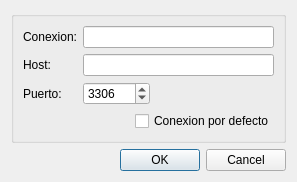
<?xml version="1.0" encoding="UTF-8"?>
<ui version="4.0">
 <class>ConexionDialog</class>
 <widget class="QDialog" name="ConexionDialog">
  <property name="geometry">
   <rect>
    <x>0</x>
    <y>0</y>
    <width>297</width>
    <height>174</height>
   </rect>
  </property>
  <property name="windowTitle">
   <string>Nueva conexion</string>
  </property>
  <property name="windowIcon">
   <iconset resource="myResources.qrc">
    <normaloff>:/iconos/LogDialog/servidor</normaloff>:/iconos/LogDialog/servidor</iconset>
  </property>
  <layout class="QVBoxLayout" name="verticalLayout_2">
   <item>
    <widget class="QGroupBox" name="groupBox">
     <property name="title">
      <string/>
     </property>
     <layout class="QVBoxLayout" name="verticalLayout">
      <item>
       <layout class="QGridLayout" name="gridLayout">
        <item row="0" column="0">
         <widget class="QLabel" name="label">
          <property name="sizePolicy">
           <sizepolicy hsizetype="Minimum" vsizetype="Preferred">
            <horstretch>0</horstretch>
            <verstretch>0</verstretch>
           </sizepolicy>
          </property>
          <property name="minimumSize">
           <size>
            <width>0</width>
            <height>0</height>
           </size>
          </property>
          <property name="text">
           <string>Conexion:</string>
          </property>
         </widget>
        </item>
        <item row="0" column="1" colspan="2">
         <widget class="QLineEdit" name="conexionLine"/>
        </item>
        <item row="1" column="0">
         <widget class="QLabel" name="label_2">
          <property name="maximumSize">
           <size>
            <width>45</width>
            <height>16777215</height>
           </size>
          </property>
          <property name="text">
           <string>Host:</string>
          </property>
         </widget>
        </item>
        <item row="1" column="1" colspan="2">
         <widget class="QLineEdit" name="hostLine"/>
        </item>
        <item row="2" column="0">
         <widget class="QLabel" name="label_3">
          <property name="text">
           <string>Puerto:</string>
          </property>
         </widget>
        </item>
        <item row="2" column="1">
         <widget class="QSpinBox" name="portSpinBox">
          <property name="minimum">
           <number>1</number>
          </property>
          <property name="maximum">
           <number>999999</number>
          </property>
          <property name="value">
           <number>3306</number>
          </property>
         </widget>
        </item>
        <item row="2" column="2">
         <spacer name="horizontalSpacer">
          <property name="orientation">
           <enum>Qt::Horizontal</enum>
          </property>
          <property name="sizeHint" stdset="0">
           <size>
            <width>88</width>
            <height>20</height>
           </size>
          </property>
         </spacer>
        </item>
       </layout>
      </item>
      <item>
       <layout class="QHBoxLayout" name="horizontalLayout">
        <item>
         <spacer name="horizontalSpacer_2">
          <property name="orientation">
           <enum>Qt::Horizontal</enum>
          </property>
          <property name="sizeHint" stdset="0">
           <size>
            <width>92</width>
            <height>20</height>
           </size>
          </property>
         </spacer>
        </item>
        <item>
         <widget class="QCheckBox" name="predeterCheckBox">
          <property name="text">
           <string>Conexion por defecto</string>
          </property>
         </widget>
        </item>
       </layout>
      </item>
     </layout>
    </widget>
   </item>
   <item>
    <widget class="QDialogButtonBox" name="buttonBox">
     <property name="orientation">
      <enum>Qt::Horizontal</enum>
     </property>
     <property name="standardButtons">
      <set>QDialogButtonBox::Cancel|QDialogButtonBox::Ok</set>
     </property>
    </widget>
   </item>
  </layout>
 </widget>
 <resources>
  <include location="myResources.qrc"/>
 </resources>
 <connections>
  <connection>
   <sender>buttonBox</sender>
   <signal>accepted()</signal>
   <receiver>ConexionDialog</receiver>
   <slot>accept()</slot>
   <hints>
    <hint type="sourcelabel">
     <x>248</x>
     <y>254</y>
    </hint>
    <hint type="destinationlabel">
     <x>157</x>
     <y>274</y>
    </hint>
   </hints>
  </connection>
  <connection>
   <sender>buttonBox</sender>
   <signal>rejected()</signal>
   <receiver>ConexionDialog</receiver>
   <slot>reject()</slot>
   <hints>
    <hint type="sourcelabel">
     <x>316</x>
     <y>260</y>
    </hint>
    <hint type="destinationlabel">
     <x>286</x>
     <y>274</y>
    </hint>
   </hints>
  </connection>
 </connections>
</ui>
